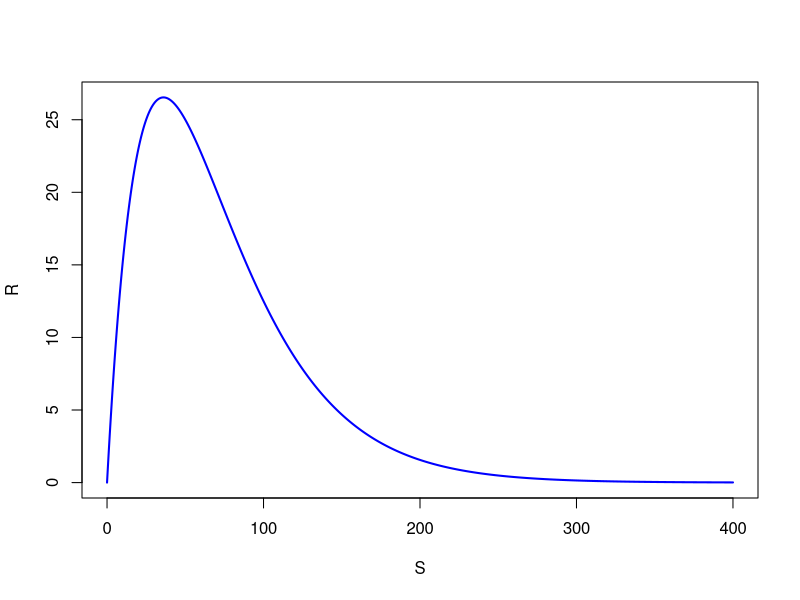
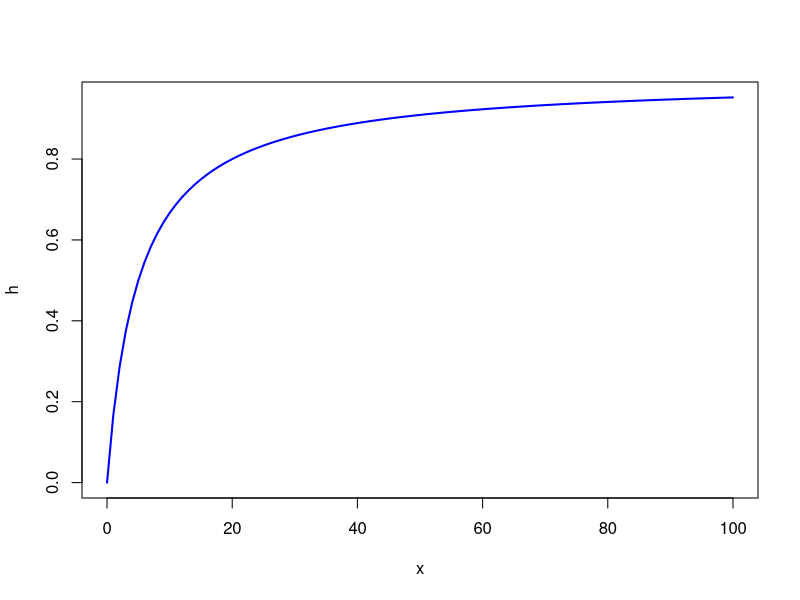

R code for these plots, in order:
# Examples discussed during Lecture 3
# July 4, 2017

# Ricker model example:

K <- 25
lambda <- 2
r <- log(lambda)
S <- seq(0, 400, 0.1)
R <- S * exp(r * (1 - S/K))

plot(S, R, type = "l", col = "blue", lwd = 2 )


# Holling Type II Functional Response example:
# Limiting factor is how fast predator can eat its prey.

alpha <- 0.2
Th <- 1
x <- 0:100
h <- alpha*x/(1+alpha*x*Th)

plot (x, h, type = "l", col = "blue", lwd = 2)